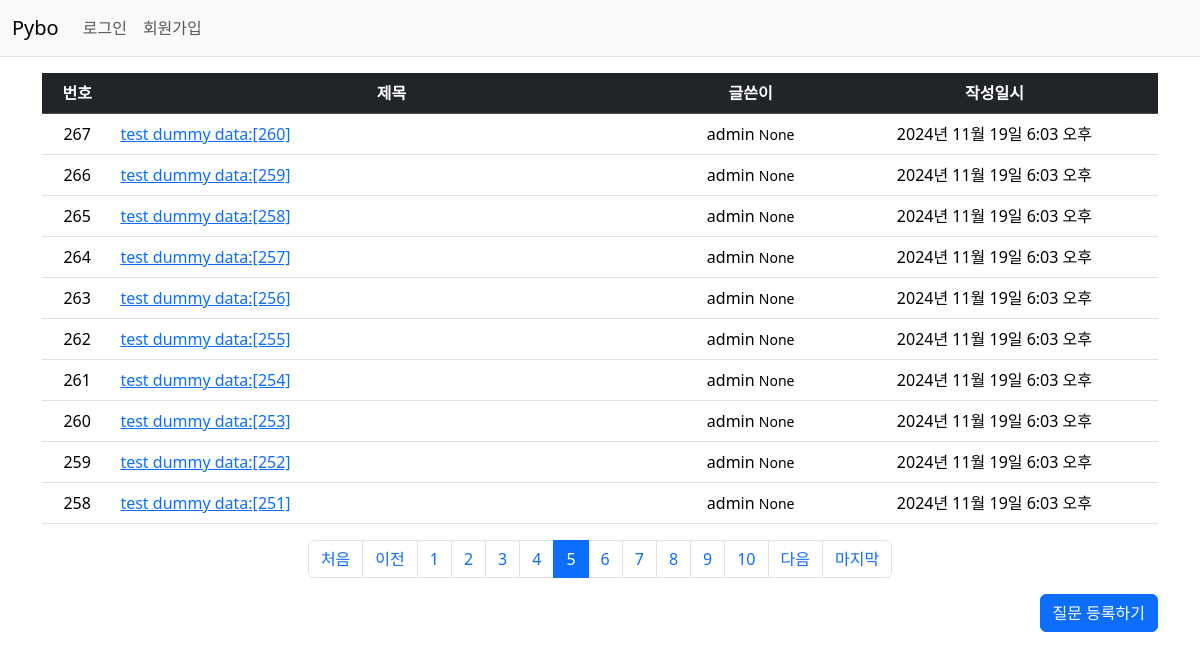
The app's page /pybo/?page=5 with its own data.
### pybo/models.py (models this page shows, shortened)
class Question(models.Model):
    author = models.ForeignKey(User, on_delete=models.CASCADE, default=1)
    subject = models.CharField(max_length=200)
    content = models.TextField()
    ip_address = models.CharField(max_length=20, null=True)
    modify_date = models.DateTimeField(null=True, blank=True)
    create_date = models.DateTimeField()

### pybo/views/base_views.py (the view)
# urls.py: path('', base_views.index, name='index')
def index(request):
    page = request.GET.get('page', '1')
    question_list = Question.objects.order_by('-create_date') # 기본은 오름차순, -가 붙면 내림차순
    paginator = Paginator(question_list, 10)
    page_obj = paginator.get_page(page)
    context = {'question_list' : page_obj}
    for question in page_obj:
        if question.ip_address:
            question.ip_address = question.ip_address.split('.')
            question.ip_address = f"{question.ip_address[0]}.{question.ip_address[1]}"
    return render(request, 'pybo/question_list.html',context)

### pybo/templatetags/pybo_filter.py (called while the page is built)
@register.filter
def sub(value, arg):
    return value - arg

### templates/pybo/question_list.html (shortened to what this page needs)
{% extends "base.html" %}
{% load pybo_filter %}
{% block content %}
<div class="container my-3">
    <table class="table">
        <thead>
            <tr class="text-center table-dark">
                <th>번호</th>
                <th style="width: 50%;">제목</th>
                <th>글쓴이</th>
                <th>작성일시</th>
            </tr>
        </thead>
        <tbody>
            {% if question_list %}
            {% for question in question_list %}
            <tr class="text-center">
                <td>
                    {{question_list.paginator.count|sub:question_list.start_index|sub:forloop.counter0|add:1 }}
                </td>
                <td class="text-start">
                    <a href="{% url 'pybo:detail' question_id=question.id %}">{{ question.subject }} </a>
                </td>
                <td>{{ question.author.username }} <small>{{question.ip_address }}</small></td>
                <td>{{ question.create_date }} </td>
            </tr>
            {% endfor %}
            {% else %}
            <tr>
                <td colspan="4">질문이 없습니다.</td>
            </tr>
            {% endif %}
        </tbody>
    </table>
    <ul class="pagination justify-content-center">
        <li class="page-item">
            <a class='page-link' href="?page=1">처음</a>
        </li>
        {% if question_list.has_previous %}
        <li class="page-item">
            <a class='page-link' href="?page={{ question_list.previous_page_number}}">이전</a>
        </li>
        {% else %}
        <li class="page-item disabled">
            <a class='page-link' tabindex="-1" aria-disabled="true" href="#">이전</a>
        </li>
        {% endif %}
        {% for page_number in question_list.paginator.page_range %}
        {% if page_number >= question_list.number|add:-5 and page_number <= question_list.number|add:5 %}
        {% if page_number == question_list.number %}
        <li class='page-item active' aria-current="page">
            <a class='page-link' href="?page={{ page_number }}">{{ page_number }} </a>
        </li>
        {% else %}
        <li class='page-item'>
            <a class='page-link' href="?page={{ page_number }}">{{ page_number }} </a>
        </li>
        {% endif %}
        {% endif %}
        {% endfor %}
        {% if question_list.has_next %}
        <li class="page-item">
            <a class='page-link' href='?page={{ question_list.next_page_number }}'>다음</a>
        </li>
        {% else %}
        <li class="page-item disabled">
            <a class='page-link' tabindex="-1" aria-disabled="true" href="#">다음</a>
        </li>
        {% endif %}
        <li class="page-item">
            <a class='page-link' href="?page={{ question_list.paginator.page_range|last }}">마지막</a>
        </li>
    </ul>
    <div class="d-flex justify-content-end">
        <a href="{% url 'pybo:question_create' %}" class="btn btn-primary">질문 등록하기</a>
    </div>
</div>
{% endblock %}

### records on screen
Question: paginator.count|sub "267", subject "test dummy data:[260]", author.username "admin", ip_address "None", create_date "2024년 11월 19일 6:03 오후"
Question: paginator.count|sub "266", subject "test dummy data:[259]", author.username "admin", ip_address "None", create_date "2024년 11월 19일 6:03 오후"
Question: paginator.count|sub "265", subject "test dummy data:[258]", author.username "admin", ip_address "None", create_date "2024년 11월 19일 6:03 오후"
Question: paginator.count|sub "264", subject "test dummy data:[257]", author.username "admin", ip_address "None", create_date "2024년 11월 19일 6:03 오후"
Question: paginator.count|sub "263", subject "test dummy data:[256]", author.username "admin", ip_address "None", create_date "2024년 11월 19일 6:03 오후"
Question: paginator.count|sub "262", subject "test dummy data:[255]", author.username "admin", ip_address "None", create_date "2024년 11월 19일 6:03 오후"
Question: paginator.count|sub "261", subject "test dummy data:[254]", author.username "admin", ip_address "None", create_date "2024년 11월 19일 6:03 오후"
Question: paginator.count|sub "260", subject "test dummy data:[253]", author.username "admin", ip_address "None", create_date "2024년 11월 19일 6:03 오후"
Question: paginator.count|sub "259", subject "test dummy data:[252]", author.username "admin", ip_address "None", create_date "2024년 11월 19일 6:03 오후"
Question: paginator.count|sub "258", subject "test dummy data:[251]", author.username "admin", ip_address "None", create_date "2024년 11월 19일 6:03 오후"

### other values on screen
{{ page_number }} "1" "2" "3" "4" "6" "7" "8" "9" "10"
{{ page_number }} "5"
